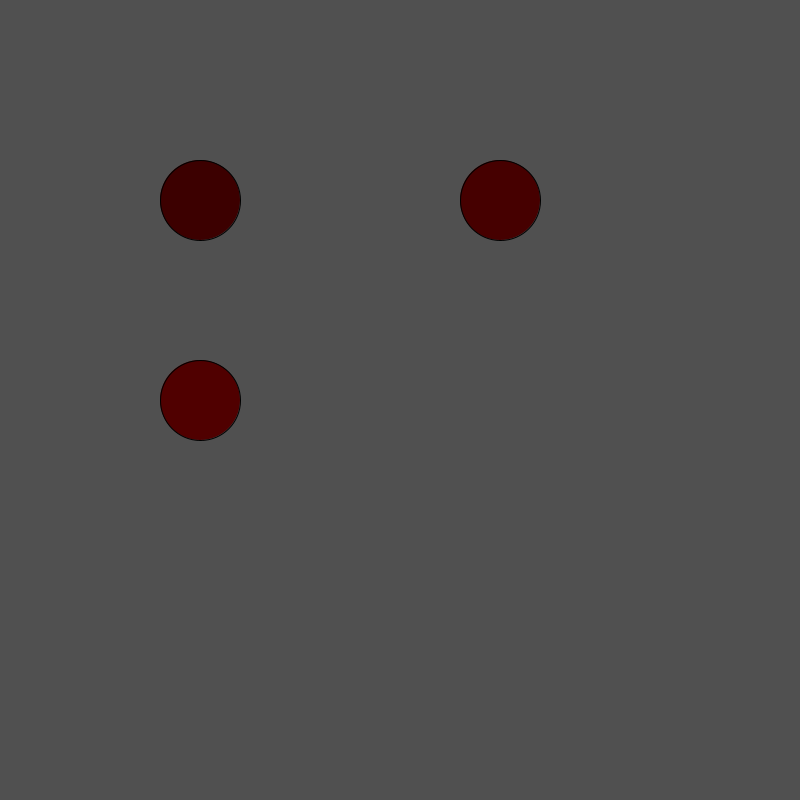
Frame 1 (no input)
Frame 60 (the mouse pressed at the canvas centre just before this capture): identical to frame 1, image omitted
Frame 120 (the mouse held since frame 60 and released just before this capture): identical to frame 1, image omitted

The Processing sketch that drew this single still picture (run headless with seeded random() and noise(); from frame 60 on, the mouse is pressed at the canvas centre):

// Processing sketch: fonksiyonlar
// ── fonksiyonlar.pde

void setup(){

  size(800,800);
  smooth();
}

void draw(){
 
  background(80);
  
  //elips_ciz(); //Oluşturulan fonksiyonun çalışması için draw fonk. içerisine yazılmalı
  
  //elips_ciz(300,300); // Parametreli fonksiyon
  
  
  elips_ciz(200,200,60); // 3. parametreler fill(doldurma) için renk değerleri 
  elips_ciz(500,200,70);
  elips_ciz(200,400,80);
  
  
}

/*
void elips_ciz(){
  ellipse(400,400,80,80);
}
*/
/*
void elips_ciz(float x,float y){
  ellipse(x,y,80,80);
}
*/

void elips_ciz(float x, float y, float r){
  
  fill(r,0,0); // red green blue için renk değerleri
  ellipse(x,y,80,80);

}
